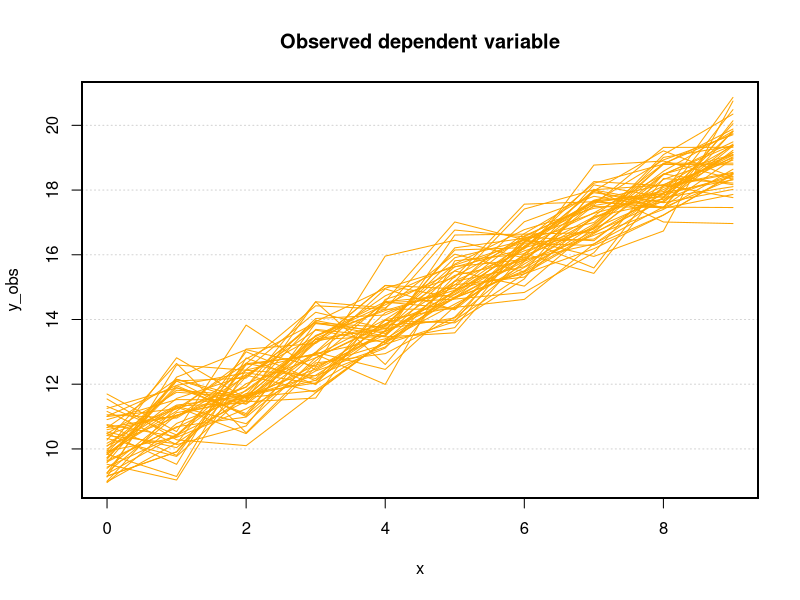
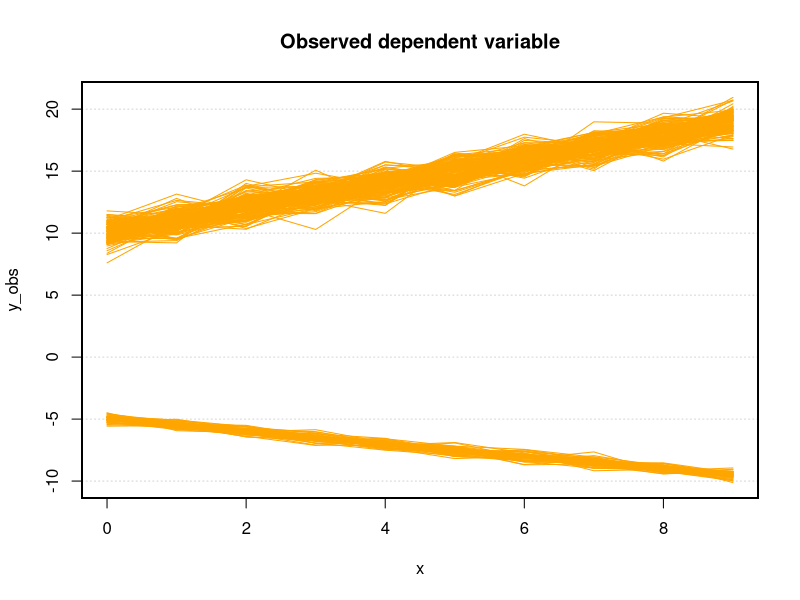
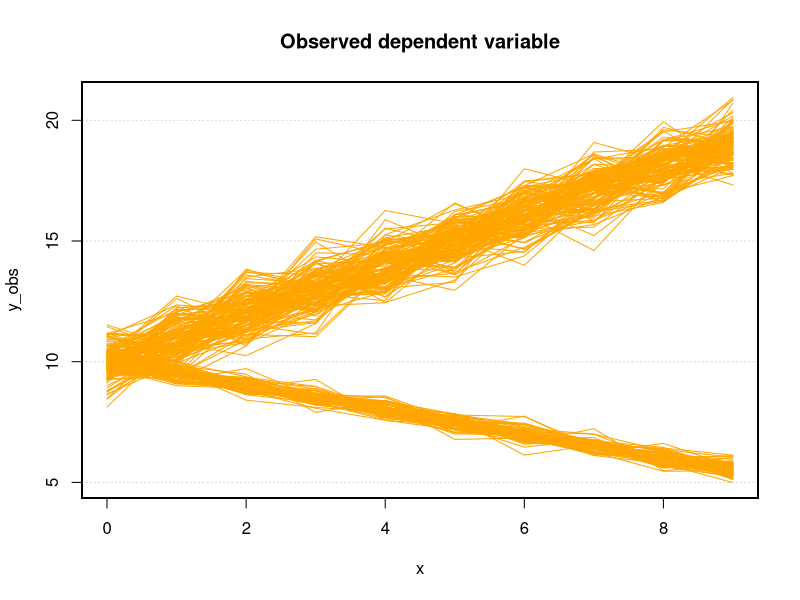
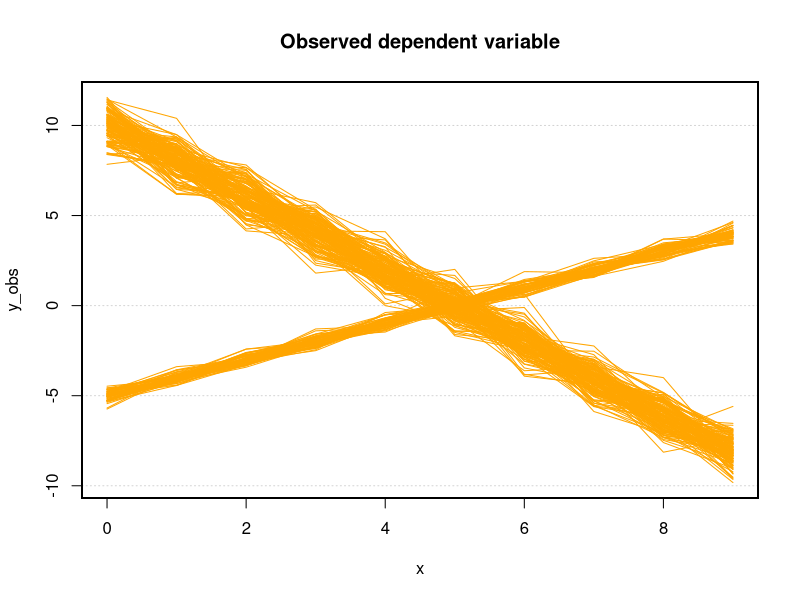
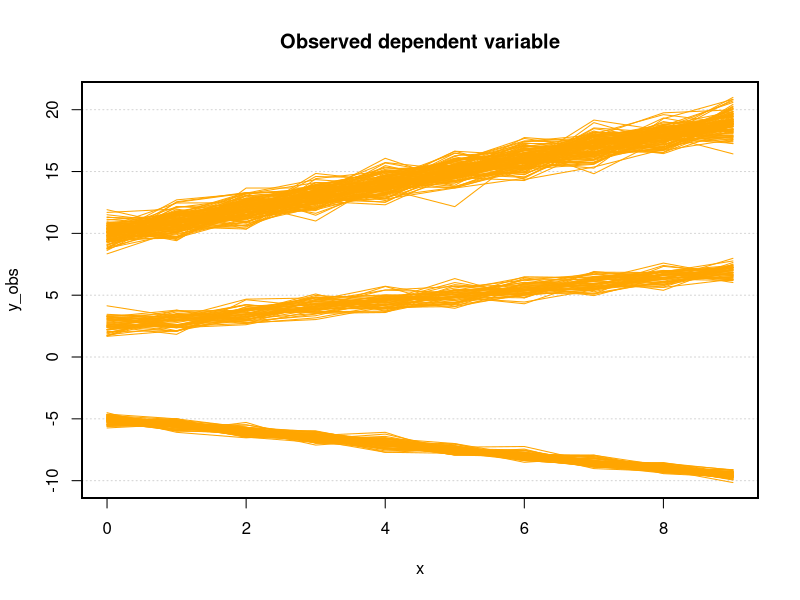
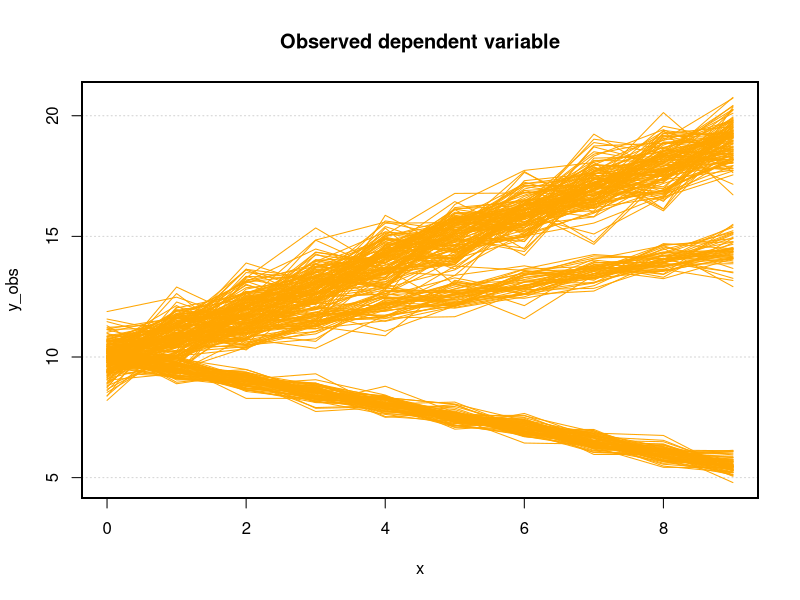
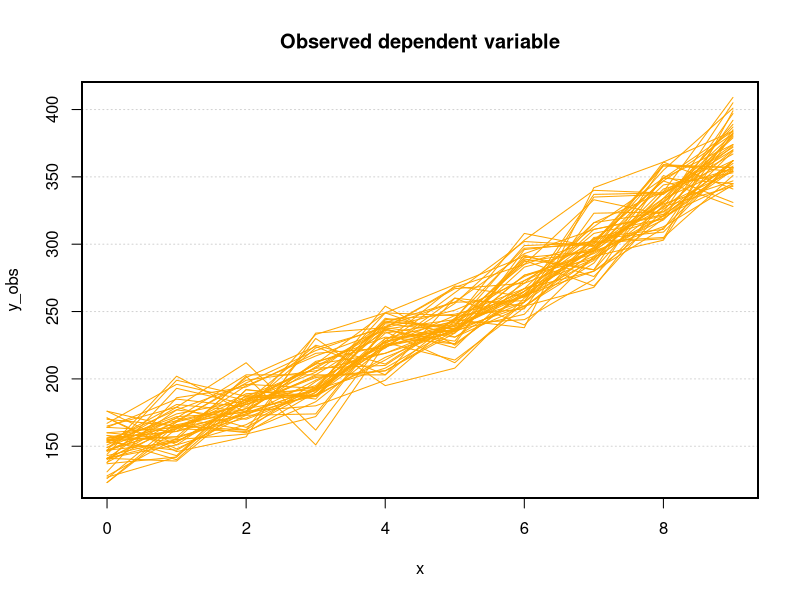
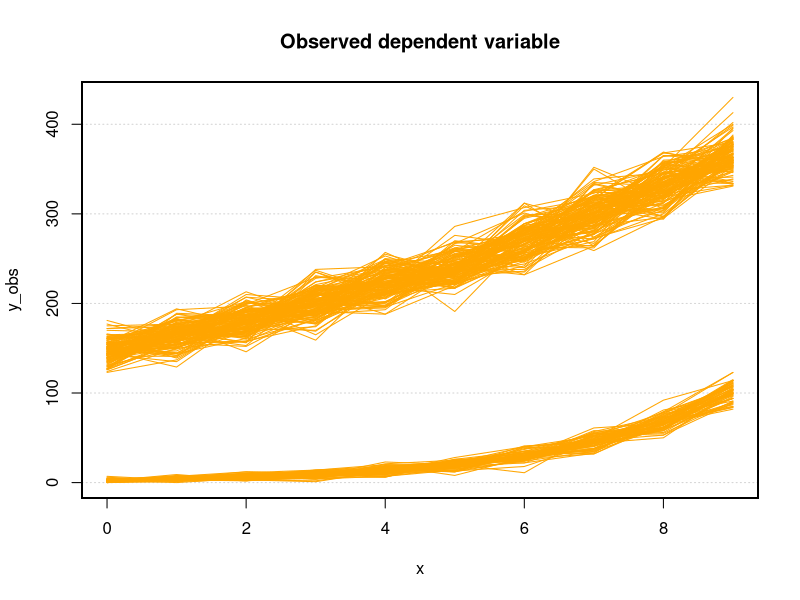

These charts were generated, in order, by the following R code:
## ---- chunk 1
knitr::opts_chunk$set(echo = FALSE)
## ---- chunk 2
# README
# required files:
# Dataset1_Yobs.xlsx
# Dataset2_Yobs.xlsx
# Dataset3_Yobs.xlsx
# Dataset4_Yobs.xlsx
# Dataset5_Yobs.xlsx
# Dataset6_Yobs.xlsx
# Dataset15_Yobs.xlsx
# Dataset16_Yobs.xlsx
## ---- chunk 3
# preparation
# set working directory
setwd("C:/Users/Diiim/Documents/Github/BayesianGMMs/SimulationStudyData")

# set decimals to digits instead of scientific
options(scipen = 999)

# load packages
library(readxl)
## ---- chunk 4
# load observed dependent variable
Y_obs <- data.frame(read_excel("Dataset1_Yobs.xlsx", sheet = "Sheet 1"))

# number of individuals
N <- dim(Y_obs)[1]

# number of time periods
no_periods <- dim(Y_obs)[2]

# time periods
time_periods <- 0:(no_periods-1)
X <- matrix(data = time_periods, nrow = N, ncol = no_periods, byrow = TRUE)

# plot observed dependent variable
x <- time_periods

plot(x = x,
     y = c(min(Y_obs),
           max(Y_obs),
           rep(min(Y_obs), times = no_periods-2)),
     type = "l",
     col = "white",
     main = "Observed dependent variable",
     xlab = "x",
     ylab = "y_obs")
  
grid(nx = NA, ny = NULL)
par(new = TRUE)
  
for (n in 1:N) {
  lines(x = x,
        y = Y_obs[n,],
        col = "orange")

box()
}
## ---- chunk 5
# load observed dependent variable
Y_obs <- data.frame(read_excel("Dataset2_Yobs.xlsx", sheet = "Sheet 1"))

# number of individuals
N <- dim(Y_obs)[1]

# number of time periods
no_periods <- dim(Y_obs)[2]

# time periods
time_periods <- 0:(no_periods-1)
X <- matrix(data = time_periods, nrow = N, ncol = no_periods, byrow = TRUE)

# plot observed dependent variable
x <- time_periods

plot(x = x,
     y = c(min(Y_obs),
           max(Y_obs),
           rep(min(Y_obs), times = no_periods-2)),
     type = "l",
     col = "white",
     main = "Observed dependent variable",
     xlab = "x",
     ylab = "y_obs")
  
grid(nx = NA, ny = NULL)
par(new = TRUE)
  
for (n in 1:N) {
  lines(x = x,
        y = Y_obs[n,],
        col = "orange")

box()
}
## ---- chunk 6
# load observed dependent variable
Y_obs <- data.frame(read_excel("Dataset3_Yobs.xlsx", sheet = "Sheet 1"))

# number of individuals
N <- dim(Y_obs)[1]

# number of time periods
no_periods <- dim(Y_obs)[2]

# time periods
time_periods <- 0:(no_periods-1)
X <- matrix(data = time_periods, nrow = N, ncol = no_periods, byrow = TRUE)

# plot observed dependent variable
x <- time_periods

plot(x = x,
     y = c(min(Y_obs),
           max(Y_obs),
           rep(min(Y_obs), times = no_periods-2)),
     type = "l",
     col = "white",
     main = "Observed dependent variable",
     xlab = "x",
     ylab = "y_obs")
  
grid(nx = NA, ny = NULL)
par(new = TRUE)
  
for (n in 1:N) {
  lines(x = x,
        y = Y_obs[n,],
        col = "orange")

box()
}
## ---- chunk 7
# load observed dependent variable
Y_obs <- data.frame(read_excel("Dataset4_Yobs.xlsx", sheet = "Sheet 1"))

# number of individuals
N <- dim(Y_obs)[1]

# number of time periods
no_periods <- dim(Y_obs)[2]

# time periods
time_periods <- 0:(no_periods-1)
X <- matrix(data = time_periods, nrow = N, ncol = no_periods, byrow = TRUE)

# plot observed dependent variable
x <- time_periods

plot(x = x,
     y = c(min(Y_obs),
           max(Y_obs),
           rep(min(Y_obs), times = no_periods-2)),
     type = "l",
     col = "white",
     main = "Observed dependent variable",
     xlab = "x",
     ylab = "y_obs")
  
grid(nx = NA, ny = NULL)
par(new = TRUE)
  
for (n in 1:N) {
  lines(x = x,
        y = Y_obs[n,],
        col = "orange")

box()
}
## ---- chunk 8
# load observed dependent variable
Y_obs <- data.frame(read_excel("Dataset5_Yobs.xlsx", sheet = "Sheet 1"))

# number of individuals
N <- dim(Y_obs)[1]

# number of time periods
no_periods <- dim(Y_obs)[2]

# time periods
time_periods <- 0:(no_periods-1)
X <- matrix(data = time_periods, nrow = N, ncol = no_periods, byrow = TRUE)

# plot observed dependent variable
x <- time_periods

plot(x = x,
     y = c(min(Y_obs),
           max(Y_obs),
           rep(min(Y_obs), times = no_periods-2)),
     type = "l",
     col = "white",
     main = "Observed dependent variable",
     xlab = "x",
     ylab = "y_obs")
  
grid(nx = NA, ny = NULL)
par(new = TRUE)
  
for (n in 1:N) {
  lines(x = x,
        y = Y_obs[n,],
        col = "orange")

box()
}
## ---- chunk 9
# load observed dependent variable
Y_obs <- data.frame(read_excel("Dataset6_Yobs.xlsx", sheet = "Sheet 1"))

# number of individuals
N <- dim(Y_obs)[1]

# number of time periods
no_periods <- dim(Y_obs)[2]

# time periods
time_periods <- 0:(no_periods-1)
X <- matrix(data = time_periods, nrow = N, ncol = no_periods, byrow = TRUE)

# plot observed dependent variable
x <- time_periods

plot(x = x,
     y = c(min(Y_obs),
           max(Y_obs),
           rep(min(Y_obs), times = no_periods-2)),
     type = "l",
     col = "white",
     main = "Observed dependent variable",
     xlab = "x",
     ylab = "y_obs")
  
grid(nx = NA, ny = NULL)
par(new = TRUE)
  
for (n in 1:N) {
  lines(x = x,
        y = Y_obs[n,],
        col = "orange")

box()
}
## ---- chunk 10
# load observed dependent variable
Y_obs <- data.frame(read_excel("Dataset15_Yobs.xlsx", sheet = "Sheet 1"))

# number of individuals
N <- dim(Y_obs)[1]

# number of time periods
no_periods <- dim(Y_obs)[2]

# time periods
time_periods <- 0:(no_periods-1)
X <- matrix(data = time_periods, nrow = N, ncol = no_periods, byrow = TRUE)

# plot observed dependent variable
x <- time_periods

plot(x = x,
     y = c(min(Y_obs),
           max(Y_obs),
           rep(min(Y_obs), times = no_periods-2)),
     type = "l",
     col = "white",
     main = "Observed dependent variable",
     xlab = "x",
     ylab = "y_obs")
  
grid(nx = NA, ny = NULL)
par(new = TRUE)
  
for (n in 1:N) {
  lines(x = x,
        y = Y_obs[n,],
        col = "orange")

box()
}
## ---- chunk 11
# load observed dependent variable
Y_obs <- data.frame(read_excel("Dataset16_Yobs.xlsx", sheet = "Sheet 1"))

# number of individuals
N <- dim(Y_obs)[1]

# number of time periods
no_periods <- dim(Y_obs)[2]

# time periods
time_periods <- 0:(no_periods-1)
X <- matrix(data = time_periods, nrow = N, ncol = no_periods, byrow = TRUE)

# plot observed dependent variable
x <- time_periods

plot(x = x,
     y = c(min(Y_obs),
           max(Y_obs),
           rep(min(Y_obs), times = no_periods-2)),
     type = "l",
     col = "white",
     main = "Observed dependent variable",
     xlab = "x",
     ylab = "y_obs")
  
grid(nx = NA, ny = NULL)
par(new = TRUE)
  
for (n in 1:N) {
  lines(x = x,
        y = Y_obs[n,],
        col = "orange")

box()
}
